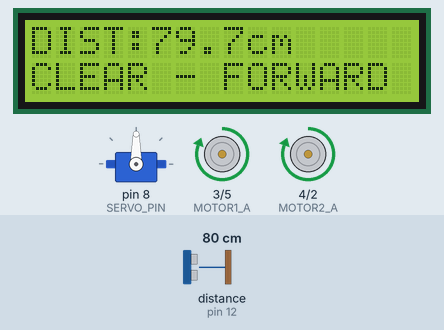
Simulated run of this sketch. Board: Arduino Uno, built with avr-gcc and run on an emulated ATmega328P. On the bench: servo, 16×2 character LCD, motor-driver pin pairs drawn as motors (green arrow = first pin HIGH = forward, orange = second pin HIGH = backward, longer = more drive). Wiring (inferred from the names in the program): ultrasonic range finder: trigger pin 13; echo pin 12. Inputs (shaded band) come from the test bench; at power-on: distance to the obstacle (sensor on pin 12) 80 cm. The echo pulse lasts 58.3 µs per cm; what the sketch prints to the serial monitor is not drawn.

Above: at 3.2 s.
3.3 s: distance to the obstacle (sensor on pin 12) set to 28 cm
At 3.7 s:
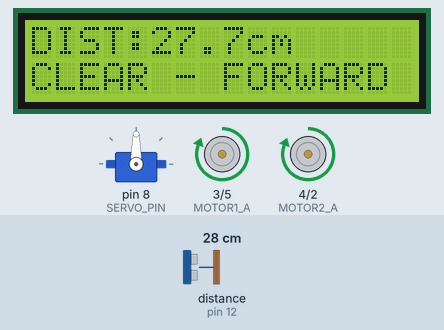
4.9 s: distance to the obstacle (sensor on pin 12) set to 23 cm
At 6.5 s:
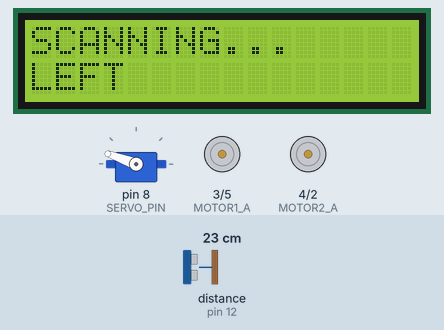
7.9 s: distance to the obstacle (sensor on pin 12) set to 299 cm
At 10.5 s:
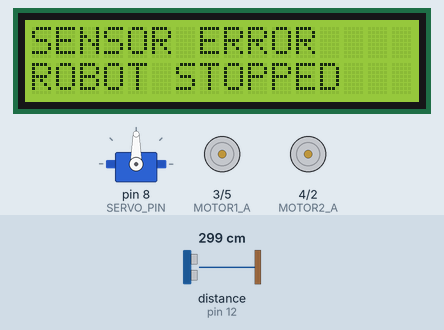
10.7 s: distance to the obstacle (sensor on pin 12) set to 253 cm
12.4 s: distance to the obstacle (sensor on pin 12) set to 245 cm
At 14.5 s:
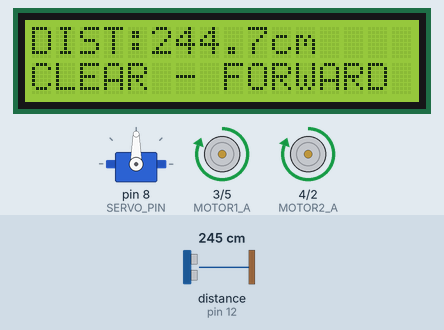
Timing chart, 0 to 15.6 s (numbered marks = the images above; inputs shaded):
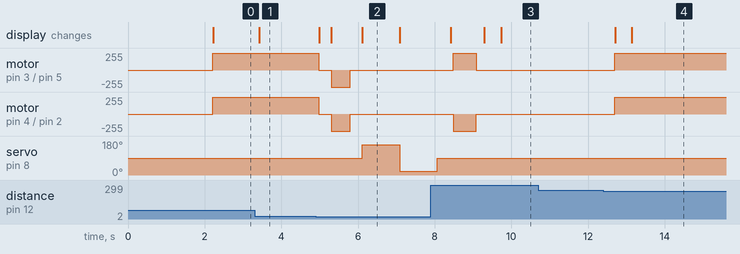

Measured:
- the behaviour switches between 26 and 25 cm on distance to the obstacle (sensor on pin 12) (found by bisection; images 1 and 2)
- the behaviour switches between 251 and 250 cm on distance to the obstacle (sensor on pin 12) (found by bisection; images 3 and 4)
- after the input at 3.3 s, the display: changes after 0.12 s (image 1)
- after the input at 4.9 s, motor on pin 3 (MOTOR1_A) / pin 5 (MOTOR1_B), motor on pin 4 (MOTOR2_A) / pin 2 (MOTOR2_B): forward 255/255 → stopped after 0.08 s, → backward 255/255 0.33 s later, → stopped 0.50 s later
- after the input at 7.9 s, motor on pin 3 (MOTOR1_A) / pin 5 (MOTOR1_B), motor on pin 4 (MOTOR2_A) / pin 2 (MOTOR2_B): goes on until 9.1 s, then stays stopped; the display: first differs from a run without the input after 1.8 s (image 3)
- after the input at 10.7 s, every drawn part: stays the same
- after the input at 12.4 s, motor on pin 3 (MOTOR1_A) / pin 5 (MOTOR1_B), motor on pin 4 (MOTOR2_A) / pin 2 (MOTOR2_B): stopped → forward 255/255 after 0.30 s; the display: first changes after 0.31 s (image 4 shows a later state)
- what the display in image 2 shows lasts 1.0 s, from 6.1 s to 7.1 s

The sketch:

final.ino
```cpp
#include <Servo.h>
#include <LiquidCrystal.h>

/*
  ============================================================
      AUTONOMOUS OBSTACLE DETECTION & AVOIDANCE ROBOT
  ============================================================

  Controller      : Arduino Uno
  Motor Driver    : L293D
  Distance Sensor : HC-SR04
  Servo Scanner   : Positional Micro Servo
  Display         : 16x2 LCD (4-bit mode)

  Features:
  - Continuous obstacle detection
  - Automatic stop and reverse
  - Servo-assisted left/right scanning
  - Clearer-path selection
  - Both-paths-blocked recovery
  - Averaged ultrasonic readings
  - Invalid sensor reading protection
  - LCD status display
  - Serial Monitor diagnostics

  ============================================================
*/

// ============================================================
// 1. PIN CONFIGURATION
// ============================================================

// L293D Motor Driver
const int MOTOR1_A = 3;
const int MOTOR1_B = 5;
const int MOTOR2_A = 4;
const int MOTOR2_B = 2;

// HC-SR04 Ultrasonic Sensor
const int TRIG_PIN = 13;
const int ECHO_PIN = 12;

// Servo
const int SERVO_PIN = 8;

// 16x2 LCD in 4-bit mode
// RS -> D6, E -> D7, DB4 -> D9, DB5 -> D10,
// DB6 -> D11, DB7 -> A0
LiquidCrystal lcd(6, 7, 9, 10, 11, A0);

// ============================================================
// 2. ROBOT PARAMETERS
// ============================================================

const float OBSTACLE_THRESHOLD = 25.0;      // cm
const float MIN_ESCAPE_DISTANCE = 15.0;     // cm

const int SERVO_CENTER = 90;
const int SERVO_LEFT   = 160;
const int SERVO_RIGHT  = 20;

const unsigned long REVERSE_TIME = 500;      // ms
const unsigned long TURN_TIME    = 600;      // ms

const int SENSOR_SAMPLES = 3;
const float MAX_DISTANCE = 250.0;             // cm

Servo scannerServo;

// ============================================================
// 3. SETUP
// ============================================================

void setup() {
  Serial.begin(9600);

  // Motor pins
  pinMode(MOTOR1_A, OUTPUT);
  pinMode(MOTOR1_B, OUTPUT);
  pinMode(MOTOR2_A, OUTPUT);
  pinMode(MOTOR2_B, OUTPUT);

  // Ultrasonic sensor
  pinMode(TRIG_PIN, OUTPUT);
  pinMode(ECHO_PIN, INPUT);

  // Servo
  scannerServo.attach(SERVO_PIN);
  scannerServo.write(SERVO_CENTER);

  // LCD
  lcd.begin(16, 2);
  showLCD("OBSTACLE ROBOT", "SYSTEM READY");

  // Safe initial state
  stopRobot();

  Serial.println();
  Serial.println("================================================");
  Serial.println("     AUTONOMOUS OBSTACLE AVOIDANCE ROBOT");
  Serial.println("================================================");
  Serial.println("System Initialization");
  Serial.println("---------------------");
  Serial.println("Arduino Controller : READY");
  Serial.println("HC-SR04 Sensor     : READY");
  Serial.println("L293D Motor Driver : READY");
  Serial.println("Servo Scanner      : READY");
  Serial.println("LCD Display        : READY");
  Serial.println("---------------------");
  Serial.print("Obstacle Threshold : ");
  Serial.print(OBSTACLE_THRESHOLD);
  Serial.println(" cm");
  Serial.print("Minimum Escape    : ");
  Serial.print(MIN_ESCAPE_DISTANCE);
  Serial.println(" cm");
  Serial.println("---------------------");
  Serial.println("Robot Ready.");
  Serial.println("================================================");
  Serial.println();

  delay(1500);
}

// ============================================================
// 4. MAIN CONTROL LOOP
// ============================================================

void loop() {
  // Keep sensor facing forward
  scannerServo.write(SERVO_CENTER);
  delay(100);

  float frontDistance = readAverageDistance();

  // ----------------------------------------------------------
  // Invalid sensor reading
  // ----------------------------------------------------------
  if (frontDistance < 0) {
    stopRobot();
    showLCD("SENSOR ERROR", "ROBOT STOPPED");

    Serial.println("[SAFETY] Invalid ultrasonic reading");
    Serial.println("[ACTION] STOP - Waiting for valid reading");
    Serial.println();

    delay(500);
    return;
  }

  // ----------------------------------------------------------
  // Clear path
  // ----------------------------------------------------------
  if (frontDistance > OBSTACLE_THRESHOLD) {
    moveForward();
    showLCDDistance(frontDistance, "CLEAR - FORWARD");

    Serial.print("[SENSING] Front Distance: ");
    Serial.print(frontDistance, 1);
    Serial.println(" cm | Status: CLEAR | Action: FORWARD");

    delay(200);
    return;
  }

  // ----------------------------------------------------------
  // Obstacle detected
  // ----------------------------------------------------------
  stopRobot();
  showLCDDistance(frontDistance, "OBSTACLE DET");

  Serial.print("[SENSING] Front Distance: ");
  Serial.print(frontDistance, 1);
  Serial.println(" cm | Status: OBSTACLE DETECTED");
  Serial.println("[ACTION] STOP");

  delay(300);

  // ----------------------------------------------------------
  // Reverse
  // ----------------------------------------------------------
  showLCD("ACTION: REVERSE", "BACKING UP");
  moveBackward();

  Serial.println("[ACTION] REVERSE");
  delay(REVERSE_TIME);

  stopRobot();
  delay(300);

  // ----------------------------------------------------------
  // Scan left and right
  // ----------------------------------------------------------
  Serial.println("[SCAN] Checking alternative paths...");

  showLCD("SCANNING...", "LEFT");
  float leftDistance = scanLeft();
  delay(200);

  showLCD("SCANNING...", "RIGHT");
  float rightDistance = scanRight();
  delay(200);

  scannerServo.write(SERVO_CENTER);
  delay(300);

  // ----------------------------------------------------------
  // Serial scan results
  // ----------------------------------------------------------
  Serial.println("----------------------------------------");

  Serial.print("[SCAN RESULT] LEFT  : ");
  if (leftDistance < 0) {
    Serial.println("INVALID");
  } else {
    Serial.print(leftDistance, 1);
    Serial.println(" cm");
  }

  Serial.print("[SCAN RESULT] RIGHT : ");
  if (rightDistance < 0) {
    Serial.println("INVALID");
  } else {
    Serial.print(rightDistance, 1);
    Serial.println(" cm");
  }

  // ----------------------------------------------------------
  // Both side readings invalid
  // ----------------------------------------------------------
  if (leftDistance < 0 && rightDistance < 0) {
    showLCD("INVALID SCAN", "REVERSE+RESCAN");

    Serial.println("[DECISION] Both side readings invalid");
    Serial.println("[ACTION] REVERSE + RESCAN");

    moveBackward();
    delay(REVERSE_TIME);
    stopRobot();
    delay(300);
    return;
  }

  // Invalid side is treated as unsafe/blocked
  if (leftDistance < 0) {
    leftDistance = 0;
  }

  if (rightDistance < 0) {
    rightDistance = 0;
  }

  // ----------------------------------------------------------
  // Both paths blocked
  // ----------------------------------------------------------
  if (leftDistance < MIN_ESCAPE_DISTANCE &&
      rightDistance < MIN_ESCAPE_DISTANCE) {

    showLCD("BOTH BLOCKED", "REVERSE+RESCAN");

    Serial.println("[DECISION] BOTH PATHS BLOCKED");
    Serial.println("[ACTION] REVERSE + RESCAN");

    moveBackward();
    delay(REVERSE_TIME);
    stopRobot();
    delay(300);
    return;
  }

  // ----------------------------------------------------------
  // Select clearer path
  // ----------------------------------------------------------
  if (leftDistance > rightDistance) {
    showLCD("PATH: LEFT", "TURNING LEFT");

    Serial.println("[DECISION] LEFT path is clearer");
    Serial.println("[ACTION] TURN LEFT");

    turnLeft();
    delay(TURN_TIME);
  }
  else if (rightDistance > leftDistance) {
    showLCD("PATH: RIGHT", "TURNING RIGHT");

    Serial.println("[DECISION] RIGHT path is clearer");
    Serial.println("[ACTION] TURN RIGHT");

    turnRight();
    delay(TURN_TIME);
  }
  else {
    showLCD("PATHS EQUAL", "DEFAULT: RIGHT");

    Serial.println("[DECISION] Both paths are equal");
    Serial.println("[ACTION] DEFAULT -> TURN RIGHT");

    turnRight();
    delay(TURN_TIME);
  }

  // ----------------------------------------------------------
  // Resume forward motion
  // ----------------------------------------------------------
  stopRobot();
  delay(200);

  showLCD("ROBOT MOVING", "FORWARD");

  Serial.println("[ACTION] RESUME FORWARD");
  Serial.println("----------------------------------------");
  Serial.println();

  delay(200);
}

// ============================================================
// 5. SINGLE ULTRASONIC DISTANCE READING
// ============================================================

float readDistance() {
  digitalWrite(TRIG_PIN, LOW);
  delayMicroseconds(2);

  digitalWrite(TRIG_PIN, HIGH);
  delayMicroseconds(10);
  digitalWrite(TRIG_PIN, LOW);

  long duration = pulseIn(ECHO_PIN, HIGH, 30000);

  if (duration == 0) {
    return -1;
  }

  float distance = duration * 0.0343 / 2.0;

  if (distance <= 0 || distance > MAX_DISTANCE) {
    return -1;
  }

  return distance;
}

// ============================================================
// 6. AVERAGED ULTRASONIC READING
// ============================================================

float readAverageDistance() {
  float total = 0;
  int validReadings = 0;

  for (int i = 0; i < SENSOR_SAMPLES; i++) {
    float distance = readDistance();

    if (distance >= 0) {
      total += distance;
      validReadings++;
    }

    delay(25);
  }

  if (validReadings == 0) {
    return -1;
  }

  return total / validReadings;
}

// ============================================================
// 7. SERVO SCANNING
// ============================================================

float scanLeft() {
  Serial.println("[SCAN] Servo -> LEFT");
  scannerServo.write(SERVO_LEFT);
  delay(700);
  return readAverageDistance();
}

float scanRight() {
  Serial.println("[SCAN] Servo -> RIGHT");
  scannerServo.write(SERVO_RIGHT);
  delay(700);
  return readAverageDistance();
}

// ============================================================
// 8. MOTOR CONTROL
// ============================================================

void moveForward() {
  digitalWrite(MOTOR1_A, HIGH);
  digitalWrite(MOTOR1_B, LOW);
  digitalWrite(MOTOR2_A, HIGH);
  digitalWrite(MOTOR2_B, LOW);
}

void moveBackward() {
  digitalWrite(MOTOR1_A, LOW);
  digitalWrite(MOTOR1_B, HIGH);
  digitalWrite(MOTOR2_A, LOW);
  digitalWrite(MOTOR2_B, HIGH);
}

void turnLeft() {
  digitalWrite(MOTOR1_A, LOW);
  digitalWrite(MOTOR1_B, HIGH);
  digitalWrite(MOTOR2_A, HIGH);
  digitalWrite(MOTOR2_B, LOW);
}

void turnRight() {
  digitalWrite(MOTOR1_A, HIGH);
  digitalWrite(MOTOR1_B, LOW);
  digitalWrite(MOTOR2_A, LOW);
  digitalWrite(MOTOR2_B, HIGH);
}

void stopRobot() {
  digitalWrite(MOTOR1_A, LOW);
  digitalWrite(MOTOR1_B, LOW);
  digitalWrite(MOTOR2_A, LOW);
  digitalWrite(MOTOR2_B, LOW);
}

// ============================================================
// 9. LCD DISPLAY HELPERS
// ============================================================

void showLCD(const char* line1, const char* line2) {
  lcd.clear();

  lcd.setCursor(0, 0);
  lcd.print(line1);

  lcd.setCursor(0, 1);
  lcd.print(line2);
}

void showLCDDistance(float distance, const char* status) {
  lcd.clear();

  lcd.setCursor(0, 0);
  lcd.print("DIST:");
  lcd.print(distance, 1);
  lcd.print("cm");

  lcd.setCursor(0, 1);
  lcd.print(status);
}
```
